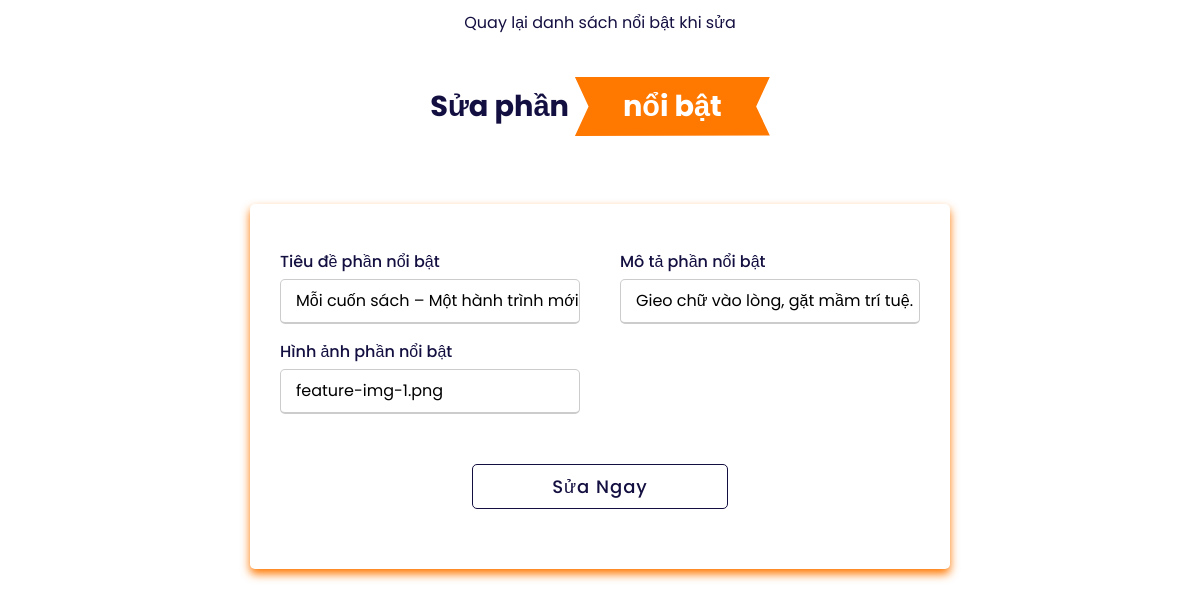
The app's page /edit-feature-web.php?id=1 with its own data.
### tables this page shows
CREATE TABLE `tbl_features` (
  `id_feature` int(11) NOT NULL,
  `title_feature` varchar(255) NOT NULL,
  `description_feature` varchar(255) NOT NULL,
  `img_feature` varchar(255) NOT NULL
);

### edit-feature-web.php (the view, shortened to what this page needs)
<!DOCTYPE html>
<html lang="en">
<head>
    <link rel="stylesheet" href="assets/css/add-products.css">
    <link
      href="https://unpkg.com/boxicons@2.0.9/css/boxicons.min.css"
      rel="stylesheet"
    />
</head>
<body>
    <?php
      require_once "connect.php";
      if(isset($_GET['id']))
      {
          $id = $_GET['id'];
          $sql = "SELECT * FROM tbl_features WHERE id_feature= $id";
          $result = $conn->query($sql);
              if($result->num_rows > 0)
              {
                  $row= $result->fetch_array();
                  $title_feature = $row['title_feature'];
                  $description_feature = $row['description_feature'];
                  $img_feature = $row['img_feature'];
              }
      }
    ?>
    <a class="back" href="list-item-feature.php"> Quay lại danh sách nổi bật khi sửa</a>
    <h1 class="heading">Sửa phần <span> nổi bật</span></h1>
    <div class="home-content">
        <div class="container">
            <div class="content">
              <form action="" method="post">
                <div class="user-details">
                  <div class="input-box">
                    <span class="details">Tiêu đề phần nổi bật</span>
                    <input
                      type="text"
                      value="<?php echo $title_feature ?>"
                      placeholder="Nhập tiêu đề mới"
                      required
                      name="title-feature"
                    />
                  </div>
                  <div class="input-box">
                    <span class="details">Mô tả phần nổi bật</span>
                    <input
                      type="text"
                      value="<?php echo $description_feature ?>"
                      placeholder="Nhập mô tả mới"
                      required
                      name="description-feature"
                    />
                  </div>
                  <div class="input-box">
                    <span class="details">Hình ảnh phần nổi bật</span>
                    <input
                      type="text"
                      value="<?php echo $img_feature ?>"
                      placeholder="Nhập hình ảnh mới"
                      required
                      name="img-feature"
                    />
                  </div>
                </div>
                <div class="button">
                  <input type="submit" name="edit-feature" value="Sửa Ngay" />
                </div>
              </form>
            </div>
    </div>
</body>
</html>

### assets/css/add-products.css (style rules this page uses)
:root { --orange: #ff7800; --black: #130f40; --light-color: #666; --box-shadow: 0 0.5rem 1.5rem rgba(0, 0, 0, 0.1); --border: 0.2rem solid rgba(0, 0, 0, 0.1); --outline: 0.1rem solid rgba(0, 0, 0, 0.1); --outline-hover: 0.2rem solid var(--black); }
* { margin: 0; padding: 0; box-sizing: border-box; font-family: "Poppins", sans-serif; }
.heading { text-align: center; padding-top: 2rem; font-size: 1.8rem; color: var(--black); }
.heading span { background: var(--orange); color: #fff; display: inline-block; padding: 0.5rem 3rem; clip-path: polygon(100% 0, 93% 50%, 100% 99%, 0% 100%, 7% 50%, 0% 0%); }
.home-content { margin-top: -150px; height: 100vh; display: flex; justify-content: center; align-items: center; padding: 10px; background: none; color: #130f40; }
.container { max-width: 700px; width: 100%; background-color: #fff; padding: 25px 30px; border-radius: 5px; box-shadow: 0px 5px 10px #ff7800; }
.content form .user-details { display: flex; flex-wrap: wrap; justify-content: space-between; margin: 20px 0 12px 0; }
form .user-details .input-box { margin-bottom: 15px; width: calc(100% / 2 - 20px); }
form .input-box span.details { display: block; font-weight: 500; margin-bottom: 5px; }
.user-details .input-box input { height: 45px; width: 100%; outline: none; font-size: 16px; border-radius: 5px; padding-left: 15px; border: 1px solid #ccc; border-bottom-width: 2px; transition: all 0.3s ease; }
form .button { height: 45px; margin: 35px 0; display: flex; flex-direction: row; justify-content: space-around; }
form .button .back, form .button input { width: 40%; border-radius: 5px; border: 0.1rem solid #130f40; color: #130f40; font-size: 18px; font-weight: 500; letter-spacing: 1px; cursor: pointer; transition: all 0.3s ease; background: none; }
.back { display: flex; justify-content: center; color: var(--black); padding: 10px; text-decoration: none; }

### records on screen
tbl_features: title-feature "Mỗi cuốn sách – Một hành trình mới", description-feature "Gieo chữ vào lòng, gặt mầm trí tuệ.", img-feature "feature-img-1.png"
